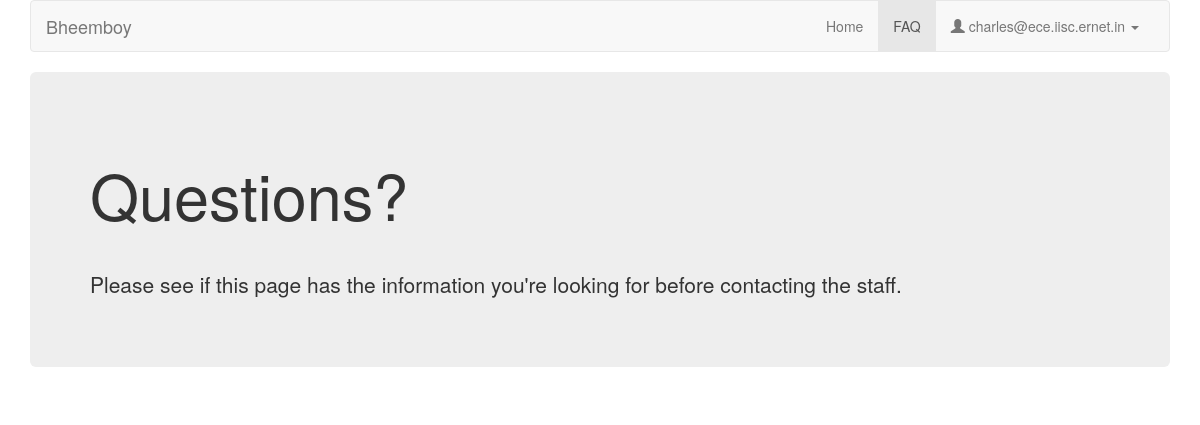
Before: /student/faq/ (signed in) with the older database file.
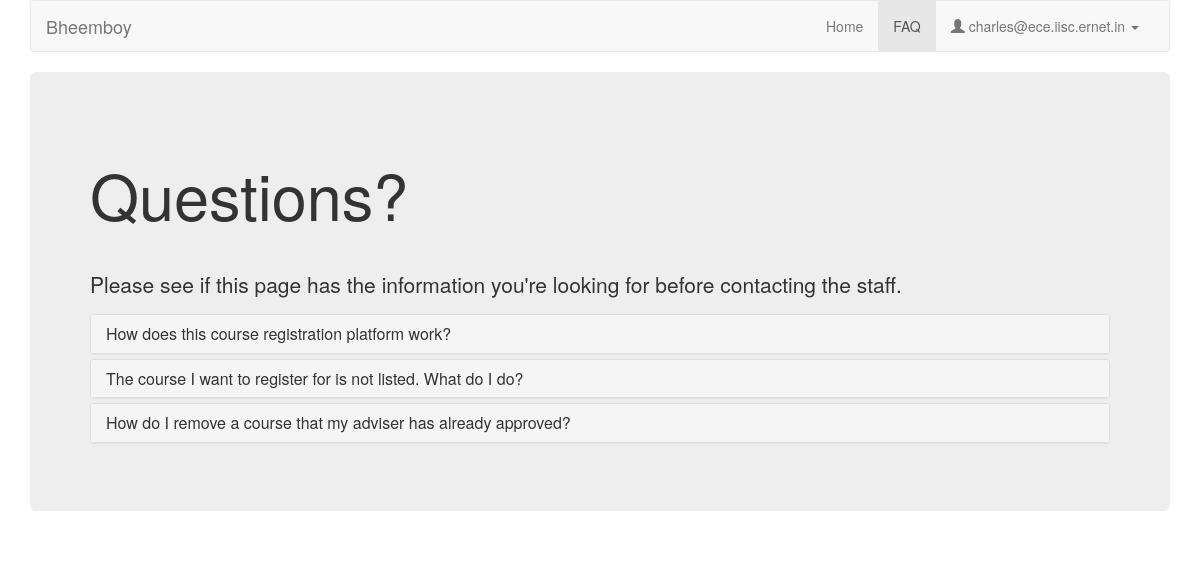
After: the same page with the newer database file.
### coursereg/models.py (models this page shows, shortened)
class User(AbstractBaseUser, PermissionsMixin):
    USER_TYPE_FACULTY = 0
    USER_TYPE_STUDENT = 1
    USER_TYPE_OTHER = 2
    USER_TYPE_DCC = 3
    PROGRAM_OTHER = 0
    PROGRAM_MTECH = 1
    PROGRAM_MSC = 2
    PROGRAM_PHD = 3
    PROGRAM_ME = 4
    PROGRAM_CHOICES = (
        (PROGRAM_OTHER, 'Other'),
        (PROGRAM_MTECH, 'MTech'),
        (PROGRAM_MSC, 'MSc'),
        (PROGRAM_PHD, 'PhD'),
        (PROGRAM_ME, 'ME'),
    )
    email = models.EmailField(max_length=254, unique=True)
    full_name = models.CharField(max_length=250)
    user_type = models.IntegerField(default=USER_TYPE_STUDENT, choices=(
        (USER_TYPE_FACULTY, "Faculty"),
        (USER_TYPE_STUDENT, "Student"),
        (USER_TYPE_OTHER, "Other"),
        (USER_TYPE_DCC, "DCC"),
    ))
    adviser = models.ForeignKey('self', null=True, blank=True, on_delete=models.CASCADE, limit_choices_to={'user_type': USER_TYPE_FACULTY})
    program = models.IntegerField(default=PROGRAM_OTHER, choices=PROGRAM_CHOICES)
    department = models.ForeignKey(Department, on_delete=models.CASCADE, null=True)
    date_joined = models.DateTimeField(default=timezone.now)
    sr_no = models.CharField(max_length=200, default='-')
    is_staff = models.BooleanField(default=False)
    is_active = models.BooleanField(default=True)
    objects = CustomUserManager()
    USERNAME_FIELD = 'email'
    REQUIRED_FIELDS = []

class Faq(models.Model):
    FAQ_STUDENT = 0
    FAQ_FACULTY = 1
    FAQ_DCC = 2
    FAQ_CHOICES = (
        (FAQ_STUDENT, "Student"),
        (FAQ_FACULTY, "Faculty"),
        (FAQ_DCC, "DCC")
    )
    faq_for = models.IntegerField(default=FAQ_STUDENT, choices=FAQ_CHOICES)
    question = models.TextField()
    answer = models.TextField()

### coursereg/views/student.py (the view)
# urls.py: url(r'^student/faq/$', views.student.faq, name='student_faq'),
@login_required
def faq(request):
	context = {
		'user_email': request.user.email,
        'faqs': models.Faq.objects.filter(faq_for=models.Faq.FAQ_STUDENT),
	}
	return render(request, 'coursereg/student_faq.html', context)

### coursereg/templates/coursereg/student_faq.html (shortened to what this page needs)
<!DOCTYPE html>
<html lang="en">
      <head>
        {% load staticfiles %}
        <link href="{% static 'coursereg/css/bootstrap.min.css' %}" rel="stylesheet">
    </head>
    <body>
        <div class="container">
            <nav class="navbar navbar-default">
                <div class="container-fluid">
                    <div class="navbar-header">
                        <a class="navbar-brand" href="#">Bheemboy</a>
                    </div>
                    <div id="navbar" class="navbar-collapse collapse">
                        <ul class="nav navbar-nav navbar-right">
                            <li><a href="{% url 'coursereg:index' %}">Home</a></li>
                            <li class="active"><a href="{% url 'coursereg:student_faq' %}">FAQ</a></li>
                            <li class="dropdown">
                                <a href="#" class="dropdown-toggle" data-toggle="dropdown" role="button" aria-haspopup="true" aria-expanded="false">
                                    <span class="glyphicon glyphicon-user" aria-hidden="true"></span>
                                    {{ user_email }}
                                    <span class="caret"></span>
                                </a>
                            </li>
                        </ul>
                    </div>
                </div>
            </nav>
            <div class="row top-buffer-1">
                <div class="col-md-12">
                    <div class="jumbotron">
                        <div class="page-header"><h1>Questions?</h1></div>
                        <p>Please see if this page has the information you're looking for before contacting the staff.</p>
                        <div class="panel-group" id="accordion">
                            {% for faq in faqs %}
                            <div class="panel panel-default">
                                <div class="panel-heading">
                                    <h4 class="panel-title">
                                        <a class="accordion-toggle collapsed" data-toggle="collapse" data-parent="#accordion" href="#collapse{{ forloop.counter0 }}">
                                            {{ faq.question }}
                                        </a>
                                    </h4>
                                </div>
                            </div>
                            {% endfor %}
                        </div>
                    </div>
                </div>
            </div>
        </div>
    </body>
</html>

### coursereg/templates/coursereg/student_faq.html (style rules this page uses)
.top-buffer-1 { margin-top: 20px; }
.container { margin-bottom: 50px; }

Changed rows visible on the page:
added Faq: question "How does this course registration platform work?"
added Faq: question "The course I want to register for is not listed. What do I do?"
added Faq: question "How do I remove a course that my adviser has already approved?"
